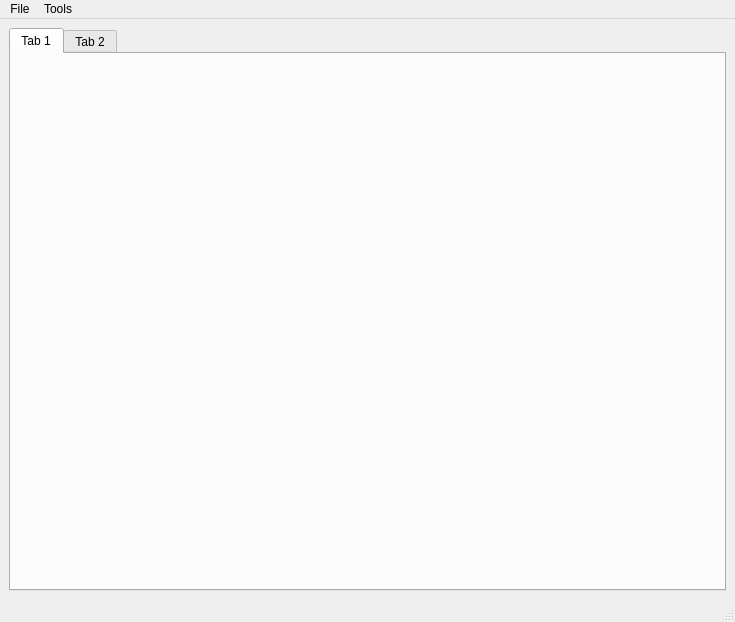
<?xml version="1.0" encoding="UTF-8"?>
<ui version="4.0">
 <class>sceneManager_MainWindow</class>
 <widget class="QMainWindow" name="sceneManager_MainWindow">
  <property name="geometry">
   <rect>
    <x>0</x>
    <y>0</y>
    <width>735</width>
    <height>622</height>
   </rect>
  </property>
  <property name="windowTitle">
   <string>Scene Manager</string>
  </property>
  <property name="toolTip">
   <string notr="true"/>
  </property>
  <property name="statusTip">
   <string notr="true"/>
  </property>
  <property name="whatsThis">
   <string notr="true"/>
  </property>
  <property name="accessibleName">
   <string notr="true"/>
  </property>
  <property name="accessibleDescription">
   <string notr="true"/>
  </property>
  <property name="windowFilePath">
   <string notr="true"/>
  </property>
  <widget class="QWidget" name="centralwidget">
   <property name="toolTip">
    <string notr="true"/>
   </property>
   <property name="statusTip">
    <string notr="true"/>
   </property>
   <property name="whatsThis">
    <string notr="true"/>
   </property>
   <property name="accessibleName">
    <string notr="true"/>
   </property>
   <property name="accessibleDescription">
    <string notr="true"/>
   </property>
   <layout class="QGridLayout" name="gridLayout_3">
    <item row="1" column="0">
     <widget class="QTabWidget" name="tabWidget">
      <property name="maximumSize">
       <size>
        <width>16777215</width>
        <height>167777</height>
       </size>
      </property>
      <property name="toolTip">
       <string notr="true"/>
      </property>
      <property name="statusTip">
       <string notr="true"/>
      </property>
      <property name="whatsThis">
       <string notr="true"/>
      </property>
      <property name="accessibleName">
       <string notr="true"/>
      </property>
      <property name="accessibleDescription">
       <string notr="true"/>
      </property>
      <property name="tabPosition">
       <enum>QTabWidget::North</enum>
      </property>
      <property name="currentIndex">
       <number>0</number>
      </property>
      <property name="elideMode">
       <enum>Qt::ElideNone</enum>
      </property>
      <property name="usesScrollButtons">
       <bool>false</bool>
      </property>
      <widget class="QWidget" name="tab">
       <property name="toolTip">
        <string notr="true"/>
       </property>
       <property name="statusTip">
        <string notr="true"/>
       </property>
       <property name="whatsThis">
        <string notr="true"/>
       </property>
       <property name="accessibleName">
        <string notr="true"/>
       </property>
       <property name="accessibleDescription">
        <string notr="true"/>
       </property>
       <attribute name="title">
        <string notr="true">Tab 1</string>
       </attribute>
       <layout class="QGridLayout" name="gridLayout_4" rowstretch="0">
        <property name="leftMargin">
         <number>9</number>
        </property>
       </layout>
      </widget>
      <widget class="QWidget" name="tab_2">
       <property name="toolTip">
        <string notr="true"/>
       </property>
       <property name="statusTip">
        <string notr="true"/>
       </property>
       <property name="whatsThis">
        <string notr="true"/>
       </property>
       <property name="accessibleName">
        <string notr="true"/>
       </property>
       <property name="accessibleDescription">
        <string notr="true"/>
       </property>
       <attribute name="title">
        <string>Tab 2</string>
       </attribute>
       <zorder>splitter</zorder>
       <zorder></zorder>
      </widget>
     </widget>
    </item>
   </layout>
  </widget>
  <widget class="QMenuBar" name="menubar">
   <property name="geometry">
    <rect>
     <x>0</x>
     <y>0</y>
     <width>735</width>
     <height>21</height>
    </rect>
   </property>
   <property name="toolTip">
    <string notr="true"/>
   </property>
   <property name="statusTip">
    <string notr="true"/>
   </property>
   <property name="whatsThis">
    <string notr="true"/>
   </property>
   <property name="accessibleName">
    <string notr="true"/>
   </property>
   <property name="accessibleDescription">
    <string notr="true"/>
   </property>
   <widget class="QMenu" name="menuFile">
    <property name="toolTip">
     <string notr="true"/>
    </property>
    <property name="statusTip">
     <string notr="true"/>
    </property>
    <property name="whatsThis">
     <string notr="true"/>
    </property>
    <property name="accessibleName">
     <string notr="true"/>
    </property>
    <property name="accessibleDescription">
     <string notr="true"/>
    </property>
    <property name="title">
     <string>File</string>
    </property>
    <addaction name="actionAdd_New_Library"/>
    <addaction name="actionCreate_Project"/>
    <addaction name="separator"/>
    <addaction name="actionLoad_Reference_Scene"/>
    <addaction name="actionImport_Selected_Item"/>
    <addaction name="actionImport_Only"/>
    <addaction name="separator"/>
    <addaction name="actionAdd_Remove_Users"/>
    <addaction name="separator"/>
    <addaction name="actionRemove_Library"/>
   </widget>
   <widget class="QMenu" name="menuTools">
    <property name="toolTip">
     <string notr="true"/>
    </property>
    <property name="statusTip">
     <string notr="true"/>
    </property>
    <property name="whatsThis">
     <string notr="true"/>
    </property>
    <property name="accessibleName">
     <string notr="true"/>
    </property>
    <property name="accessibleDescription">
     <string notr="true"/>
    </property>
    <property name="title">
     <string>Tools</string>
    </property>
   </widget>
   <addaction name="menuFile"/>
   <addaction name="menuTools"/>
  </widget>
  <widget class="QStatusBar" name="statusbar">
   <property name="toolTip">
    <string notr="true"/>
   </property>
   <property name="statusTip">
    <string notr="true"/>
   </property>
   <property name="whatsThis">
    <string notr="true"/>
   </property>
   <property name="accessibleName">
    <string notr="true"/>
   </property>
   <property name="accessibleDescription">
    <string notr="true"/>
   </property>
  </widget>
  <action name="actionCreate_Project">
   <property name="text">
    <string>Create New Asset</string>
   </property>
  </action>
  <action name="actionSave_Version">
   <property name="text">
    <string>Save Version</string>
   </property>
  </action>
  <action name="actionSave_Base_Scene">
   <property name="text">
    <string>Save Base Scene</string>
   </property>
  </action>
  <action name="actionLoad_Reference_Scene">
   <property name="text">
    <string>Load Selected Asset</string>
   </property>
  </action>
  <action name="actionAdd_Remove_Users">
   <property name="text">
    <string>Delete Selected Asset</string>
   </property>
  </action>
  <action name="actionPreview_Settings">
   <property name="text">
    <string>Preview Settings</string>
   </property>
  </action>
  <action name="actionDelete_Selected_Base_Scene">
   <property name="text">
    <string>Delete Selected Base Scene</string>
   </property>
  </action>
  <action name="actionDelete_Reference_of_Selected_Scene">
   <property name="text">
    <string>Delete Reference of Selected Scene</string>
   </property>
  </action>
  <action name="actionProject_Report">
   <property name="text">
    <string>Project Report</string>
   </property>
  </action>
  <action name="actionCheck_References">
   <property name="text">
    <string>Check References</string>
   </property>
  </action>
  <action name="actionImage_Manager">
   <property name="text">
    <string>Image Manager</string>
   </property>
  </action>
  <action name="actionSequence_Viewer">
   <property name="text">
    <string>Sequence Viewer</string>
   </property>
  </action>
  <action name="actionImport_Selected_Item">
   <property name="text">
    <string>Import and Copy Textures</string>
   </property>
  </action>
  <action name="actionImport_Only">
   <property name="text">
    <string>Import Only</string>
   </property>
  </action>
  <action name="actionAdd_New_Library">
   <property name="text">
    <string>Add New Library</string>
   </property>
  </action>
  <action name="actionRemove_Library">
   <property name="text">
    <string>Remove Library</string>
   </property>
  </action>
 </widget>
 <resources/>
 <connections/>
</ui>
